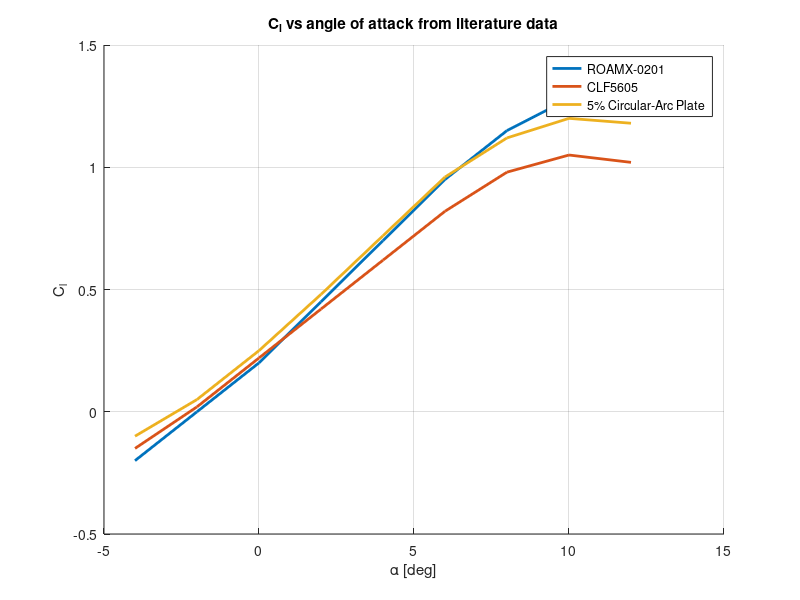
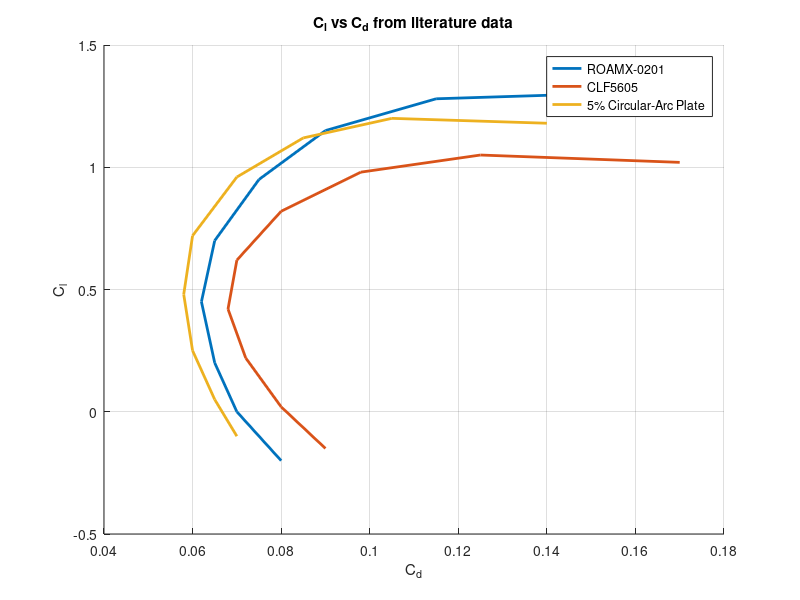
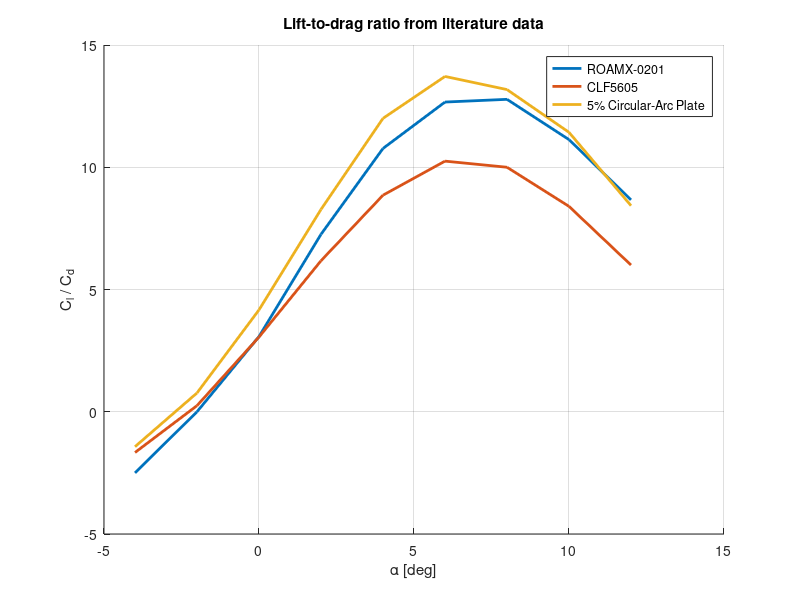

MATLAB code to generate these figures, in order:
clear; clc; close all;

saveFolder = 'assignment_plots';
if ~exist(saveFolder,'dir')
    mkdir(saveFolder);
end

%% ===== Literature data entered manually =====

% ROAMX-0201
roamx.alpha = [-4 -2 0 2 4 6 8 10 12]';
roamx.CL    = [-0.2 0.0 0.2 0.45 0.7 0.95 1.15 1.28 1.30]';
roamx.CD    = [0.08 0.07 0.065 0.062 0.065 0.075 0.090 0.115 0.150]';
roamx.name  = 'ROAMX-0201';

% CLF5605
clf.alpha = [-4 -2 0 2 4 6 8 10 12]';
clf.CL    = [-0.15 0.02 0.22 0.42 0.62 0.82 0.98 1.05 1.02]';
clf.CD    = [0.09 0.08 0.072 0.068 0.070 0.080 0.098 0.125 0.170]';
clf.name  = 'CLF5605';

% Circular-arc plate
circ.alpha = [-4 -2 0 2 4 6 8 10 12]';
circ.CL    = [-0.10 0.05 0.25 0.48 0.72 0.96 1.12 1.20 1.18]';
circ.CD    = [0.07 0.065 0.060 0.058 0.060 0.070 0.085 0.105 0.140]';
circ.name  = '5% Circular-Arc Plate';

profiles = [roamx, clf, circ];

%% Compute Cl/Cd
for i = 1:length(profiles)
    profiles(i).LD = profiles(i).CL ./ profiles(i).CD;
end

%% Plot Cl vs alpha
figure;
hold on; grid on;
for i = 1:length(profiles)
    plot(profiles(i).alpha, profiles(i).CL, 'LineWidth', 2, ...
        'DisplayName', profiles(i).name);
end
xlabel('\alpha [deg]');
ylabel('C_l');
title('C_l vs angle of attack from literature data');
legend('Location','best');
exportgraphics(gcf, fullfile(saveFolder,'cl_vs_AoA_T4_literature.png'),'Resolution',300);

%% Plot Cl vs Cd
figure;
hold on; grid on;
for i = 1:length(profiles)
    plot(profiles(i).CD, profiles(i).CL, 'LineWidth', 2, ...
        'DisplayName', profiles(i).name);
end
xlabel('C_d');
ylabel('C_l');
title('C_l vs C_d from literature data');
legend('Location','best');
exportgraphics(gcf, fullfile(saveFolder,'cl_vs_Cd_T4_literature.png'),'Resolution',300);

%% Plot Cl/Cd vs alpha
figure;
hold on; grid on;
for i = 1:length(profiles)
    plot(profiles(i).alpha, profiles(i).LD, 'LineWidth', 2, ...
        'DisplayName', profiles(i).name);
end
xlabel('\alpha [deg]');
ylabel('C_l / C_d');
title('Lift-to-drag ratio from literature data');
legend('Location','best');
exportgraphics(gcf, fullfile(saveFolder,'clcd_vs_AoA_T4_literature.png'),'Resolution',300);

%% Print max Cl/Cd
fprintf('Comparison of literature-based profiles\n\n');
for i = 1:length(profiles)
    [LDmax, idx] = max(profiles(i).LD);
    fprintf('%s\n', profiles(i).name);
    fprintf('Max Cl/Cd = %.2f at alpha = %.2f deg\n', LDmax, profiles(i).alpha(idx));
    fprintf('Cl = %.3f, Cd = %.4f\n\n', profiles(i).CL(idx), profiles(i).CD(idx));
end
